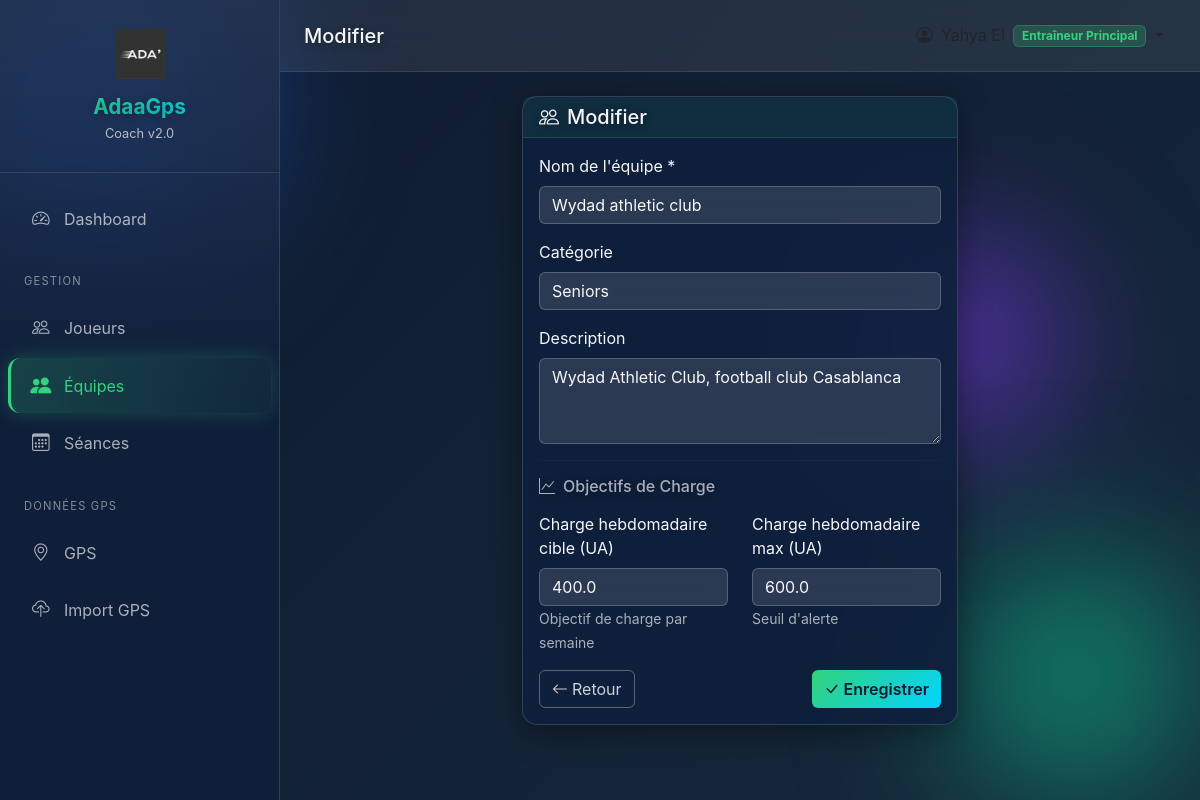
The page /teams/1/edit (signed in) on the database its author committed.
### app/models.py (models this page shows, shortened)
class User(db.Model):
    __tablename__ = 'user'
    id = db.Column(db.Integer, primary_key=True)
    email = db.Column(db.String(120), unique=True, nullable=False)
    password_hash = db.Column(db.String(256), nullable=True)  # Nullable pour joueurs
    first_name = db.Column(db.String(50), nullable=False)
    last_name = db.Column(db.String(50), nullable=False)
    role = db.Column(db.String(30), nullable=False, default='coach')
    phone = db.Column(db.String(20))
    is_active = db.Column(db.Boolean, default=True)
    player_id = db.Column(db.Integer, db.ForeignKey('player.id'), nullable=True)
    created_at = db.Column(db.DateTime, default=datetime.utcnow)
    last_login = db.Column(db.DateTime)
    player = db.relationship('Player', backref='user_account', foreign_keys=[player_id])
    @property
    def is_authenticated(self):
        return True
    ROLES = {
        'admin': 'Administrateur',
        'coach': 'Entraîneur Principal',
        'assistant': 'Entraîneur Adjoint',
        'preparateur': 'Préparateur Physique',
        'medical': 'Staff Médical',
        'analyst': 'Analyste',
        'player': 'Joueur',
        'dirigeant': 'Dirigeant'
    }
    @property
    def full_name(self):
        return f"{self.first_name} {self.last_name}"
    @property
    def role_display(self):
        return self.ROLES.get(self.role, self.role)

class Team(db.Model):
    __tablename__ = 'team'
    id = db.Column(db.Integer, primary_key=True)
    name = db.Column(db.String(100), nullable=False, unique=True)
    description = db.Column(db.Text)
    category = db.Column(db.String(30))  # Seniors, U19, U17, etc.
    target_weekly_load = db.Column(db.Float, default=400)
    max_weekly_load = db.Column(db.Float, default=600)
    created_at = db.Column(db.DateTime, default=datetime.utcnow)
    updated_at = db.Column(db.DateTime, default=datetime.utcnow, onupdate=datetime.utcnow)
    players = db.relationship('Player', backref='team', lazy='dynamic')
    sessions = db.relationship('TrainingSession', backref='team', lazy='dynamic')

### app/routes/teams.py (the view)
@teams_bp.route('/<int:id>/edit', methods=['GET', 'POST'])
@login_required
def edit_team(id):
    team = Team.query.get_or_404(id)
    form = TeamForm(obj=team)
    if form.validate_on_submit():
        form.populate_obj(team)
        db.session.commit()
        flash(f'Équipe {team.name} modifiée !', 'success')
        return redirect(url_for('teams.view_team', id=id))
    return render_template('coach/teams/form.html', form=form, team=team, title='Modifier')

### app/forms.py
class TeamForm(FlaskForm):
    name = StringField('Nom de l\'équipe', validators=[
        DataRequired(message='Le nom est obligatoire'),
        Length(min=2, max=100)
    ])
    category = SelectField('Catégorie', choices=[
        ('Seniors', 'Seniors'),
        ('U23', 'U23'),
        ('U21', 'U21'),
        ('U19', 'U19'),
        ('U17', 'U17'),
        ('U15', 'U15'),
        ('Autre', 'Autre')
    ], validators=[Optional()])
    description = TextAreaField('Description', validators=[Optional()])
    target_weekly_load = FloatField('Charge hebdo cible', validators=[
        Optional(),
        NumberRange(min=0, max=2000)
    ], default=400)
    max_weekly_load = FloatField('Charge hebdo max', validators=[
        Optional(),
        NumberRange(min=0, max=3000)
    ], default=600)
    submit = SubmitField('Enregistrer')

### app/templates/coach/teams/form.html (shortened to what this page needs)
{% extends "shared/base.html" %}
{% block page_title %}{{ title }}{% endblock %}
{% block content %}
<div class="row justify-content-center">
    <div class="col-lg-6">
        <div class="card">
            <div class="card-header">
                <h5 class="mb-0"><i class="bi bi-people me-2"></i>{{ title }}</h5>
            </div>
            <div class="card-body">
                <form method="POST">
                    <div class="mb-3">
                        <label class="form-label">Nom de l'équipe *</label>
                        {{ form.name(class="form-control", placeholder="Ex: Seniors A") }}
                    </div>
                    <div class="mb-3">
                        <label class="form-label">Catégorie</label>
                        {{ form.category(class="form-select") }}
                    </div>
                    <div class="mb-3">
                        <label class="form-label">Description</label>
                        {{ form.description(class="form-control", rows=3, placeholder="Description de l'équipe...") }}
                    </div>
                    <hr>
                    <h6 class="text-muted mb-3"><i class="bi bi-graph-up me-2"></i>Objectifs de Charge</h6>
                    <div class="row">
                        <div class="col-md-6 mb-3">
                            <label class="form-label">Charge hebdomadaire cible (UA)</label>
                            {{ form.target_weekly_load(class="form-control", placeholder="400") }}
                            <small class="text-muted">Objectif de charge par semaine</small>
                        </div>
                        <div class="col-md-6 mb-3">
                            <label class="form-label">Charge hebdomadaire max (UA)</label>
                            {{ form.max_weekly_load(class="form-control", placeholder="600") }}
                            <small class="text-muted">Seuil d'alerte</small>
                        </div>
                    </div>
                    <div class="d-flex justify-content-between">
                        <a href="{{ url_for('teams.list_teams') }}" class="btn btn-outline-secondary">
                            <i class="bi bi-arrow-left me-1"></i>Retour
                        </a>
                        <button type="submit" class="btn btn-primary">
                            <i class="bi bi-check-lg me-1"></i>Enregistrer
                        </button>
                    </div>
                </form>
            </div>
        </div>
    </div>
</div>
{% endblock %}

### app/templates/shared/base.html (shortened to what this page needs)
<!DOCTYPE html>
<html lang="fr">
<head>
    <link href="https://cdn.jsdelivr.net/npm/bootstrap@5.3.2/dist/css/bootstrap.min.css" rel="stylesheet">
    <link href="https://cdn.jsdelivr.net/npm/bootstrap-icons@1.11.1/font/bootstrap-icons.css" rel="stylesheet">
</head>
<body>
    <div class="orb orb-1"></div>
    <div class="orb orb-2"></div>
    <div class="orb orb-3"></div>
    {% if current_user.is_authenticated %}
    <aside class="sidebar" id="sidebar">
        <div class="sidebar-brand">
            <img src="{{ url_for('static', filename='img/logo.png') }}"
                 alt="AdaaGps Logo"
                 style="width: 50px; height: 50px; object-fit: contain; margin-bottom: 1rem; display: block; margin-left: auto; margin-right: auto;">
            <h4 style="text-align: center;">AdaaGps</h4>
            <small style="text-align: center; display: block;">Coach v2.0</small>
        </div>
        <nav class="sidebar-nav">
            {% if current_user.role == 'player' %}
            <a class="nav-link {% if request.endpoint == 'player_portal.dashboard' %}active{% endif %}"
               href="{{ url_for('player_portal.dashboard') }}">
                <i class="bi bi-speedometer2"></i> Mon Dashboard
            </a>
            <a class="nav-link {% if request.endpoint == 'player_portal.schedule' %}active{% endif %}"
               href="{{ url_for('player_portal.schedule') }}">
                <i class="bi bi-calendar-week"></i> Mon Planning
            </a>
            <a class="nav-link {% if request.endpoint == 'player_portal.performances' %}active{% endif %}"
               href="{{ url_for('player_portal.performances') }}">
                <i class="bi bi-graph-up"></i> Mes Performances
            </a>
            <a class="nav-link {% if request.endpoint == 'player_portal.wellness' %}active{% endif %}"
               href="{{ url_for('player_portal.wellness') }}">
                <i class="bi bi-heart-pulse"></i> Mon Bien-être
            </a>
            <a class="nav-link {% if request.endpoint == 'player_portal.profile' %}active{% endif %}"
               href="{{ url_for('player_portal.profile') }}">
                <i class="bi bi-person"></i> Mon Profil
            </a>
            {% else %}
            <a class="nav-link {% if request.endpoint == 'dashboard.index' or request.endpoint == 'dashboard.coach' %}active{% endif %}"
               href="{{ url_for('dashboard.index') }}">
                <i class="bi bi-speedometer2"></i> Dashboard
            </a>
            <div class="sidebar-section">Gestion</div>
            <a class="nav-link {% if 'players' in request.endpoint %}active{% endif %}"
               href="{{ url_for('players.list_players') }}">
                <i class="bi bi-people"></i> Joueurs
            </a>
            <a class="nav-link {% if 'teams' in request.endpoint %}active{% endif %}"
               href="{{ url_for('teams.list_teams') }}">
                <i class="bi bi-people-fill"></i> Équipes
            </a>
            <a class="nav-link {% if 'sessions' in request.endpoint %}active{% endif %}"
               href="{{ url_for('sessions.calendar') }}">
                <i class="bi bi-calendar3"></i> Séances
            </a>
            <div class="sidebar-section">Données GPS</div>
            <a class="nav-link {% if request.endpoint == 'gps.index' %}active{% endif %}"
               href="{{ url_for('gps.index') }}">
                <i class="bi bi-geo-alt"></i> GPS
            </a>
            <a class="nav-link {% if request.endpoint == 'gps.upload' %}active{% endif %}"
               href="{{ url_for('gps.upload') }}">
                <i class="bi bi-cloud-upload"></i> Import GPS
            </a>
            {% endif %}
        </nav>
    </aside>
    <main class="main-content">
        <nav class="top-navbar">
            <div class="d-flex align-items-center">
                <h5 class="mb-0">{% block page_title %}Dashboard{% endblock %}</h5>
            </div>
            <div class="d-flex align-items-center">
                <div class="dropdown">
                    <button class="btn btn-link text-dark dropdown-toggle text-decoration-none"
                            data-bs-toggle="dropdown">
                        <i class="bi bi-person-circle me-1"></i>
                        <span class="badge bg-secondary ms-1">{{ current_user.role_display }}</span>
                    </button>
                </div>
            </div>
        </nav>
        <div class="container-fluid py-4">
            {% block content %}{% endblock %}
        </div>
    </main>
    {% else %}
    {% block public_content %}{% endblock %}
    {% endif %}
</body>
</html>

### rows shown on the page
User: role_display "Entraîneur Principal"
Team: name "Wydad athletic club", category "Seniors", description "Wydad Athletic Club, football club Casablanca", target_weekly_load "400.0", max_weekly_load "600.0"

### other values the page prints
{{ title }} "Modifier"
